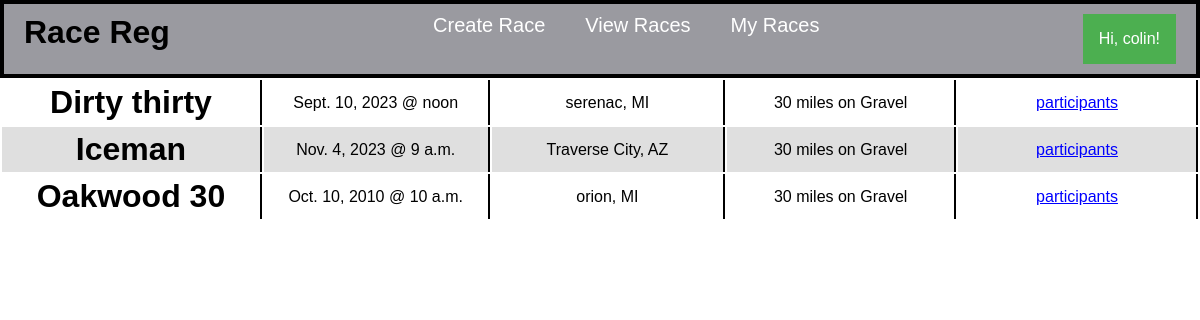
Screenshot of /seeraces/ (signed in) with the database file from the repository.
### races/models.py (models this page shows, shortened)
class MyUser(AbstractUser):
    email = models.EmailField(verbose_name= 'email address', max_length=64, unique=True)
    username = models.CharField(max_length=16, unique=True)
    friends = models.ManyToManyField('MyUser', blank=True)
    owned_races = models.ManyToManyField('Race', blank=True, related_name='owned_races')
    participating_races = models.ManyToManyField('Race', blank=True, related_name='participating_races')

class Race(models.Model):
    name = models.CharField(default= "",max_length=24, unique=True)
    state = models.CharField(max_length=16, choices=states)
    city = models.CharField(max_length=16)
    distance = models.IntegerField()
    discipline = models.CharField(max_length=6,choices=(('Gravel', 'Gravel'), ('Road', 'Road'), ('MTB', 'MTB')))
    date = models.DateField()
    time = models.TimeField()
    owner = models.ForeignKey(MyUser, related_name='owner', on_delete=models.CASCADE, default='')

### races/views.py (the view)
# urls.py: path('seeraces/', views.see_races, name='races'),
def see_races(request):
    races = Race.objects.get_queryset()
    return render(request, 'races/seeraces.html', {
        'races': races
    })

### races/templates/races/seeraces.html
{% extends "races/base.html" %}
{% load static %}t
{% block script %}
    <link rel="stylesheet" href="{% static 'races/seeraces.css' %}">
{% endblock %}
{% block content %}
    <div class="content">
        <table>
            {% for race in races|dictsort:"name"  %}
                <tr class="race">
                    <td class="race_item">
                        <h1>
                            <a href="{% url 'view race' race.name %}">{{race.name}}</a>
                        </h1>
                    </td>
                    <td class="race_item">
                        {{race.date}} @ {{race.time}}
                    </td>
                    <td class="race_item">
                        {{race.city}}, {{race.state}}
                    </td>
                    <td class="race_item">
                        {{race.distance}} miles on {{race.discipline}}
                    </td>
                    <td>
                        <a class="participants" href="{% url 'view participants' race.name %}">participants</a>
                    </td>
                </tr>
            {% endfor %}
        </table>
    </div>
{% endblock %}

### races/templates/races/base.html (shortened to what this page needs)
<!DOCTYPE html>
<html lang="en">
<head>
    {% block script %} {% endblock %}
</head>
<header>
    <nav class="navbar">
        <h1 class="title"> <a href="/home/">Race Reg</a></h1>
        <li class="item-list">
            <ul><a class="list-link" href="/create/">Create Race</a></ul>
            <ul><a class="list-link" href="/seeraces/">View Races</a></ul>
            <ul><a class="list-link" href="/myraces/">My Races</a></ul>
        </li>
        {% if request.user.username == ""%}
            <h3 class="login-signup"><a href="/signup/">Sign Up</a></h3>
        {% else %}
        <div class="dropdown">
            <button class="dropbtn"> Hi, {{ request.user.username }}!</button>
        </div>
        {% endif %}
    </nav>
</header>
<body>
    {% block content %} {% endblock %}
</body>
</html>

### races/static/races/seeraces.css (style rules this page uses)
* { margin: 0; padding: 0; font-family: sans-serif; }
header { background-color: rgb(154, 154, 160); }
.item-list { list-style-type: none; float: right; }
.list-link { text-decoration: none; color: rgb(255, 255, 255); font-size: 20px; white-space: nowrap; padding: 20px; }
.navbar { box-sizing: border-box; width: 100%; display: inline-flex; justify-content: space-between; padding-top: 10px; padding-bottom: 10px; padding-left: 20px; padding-right: 20px; }
.navbar .item-list { display: inline-flex; float: right; }
.title { font-size: 32px; white-space: nowrap; }
header { border-style: solid; border-width: 4px; }
a { text-decoration: none; color: black; }
.dropbtn { background-color: #4CAF50; color: white; padding: 16px; font-size: 16px; border: none; cursor: pointer; }
.dropdown { position: relative; display: inline-block; }
.participants { text-decoration: underline; color: blue; }
tr:nth-child(even) { background-color: rgb(223, 223, 223); }
tr:nth-child(odd) { background-color: white; }
td { text-align: center; width: 300px; border-right: 2px solid black; padding: 4px; padding: none; margin: none; }

### rows the page displays
MyUser: user.username "colin"
Race: name "Dirty thirty", date "Sept. 10, 2023", time "noon", city "serenac", state "MI", distance "30", discipline "Gravel"
Race: name "Iceman", date "Nov. 4, 2023", time "9 a.m.", city "Traverse City", state "AZ", distance "30", discipline "Gravel"
Race: name "Oakwood 30", date "Oct. 10, 2010", time "10 a.m.", city "orion", state "MI", distance "30", discipline "Gravel"
